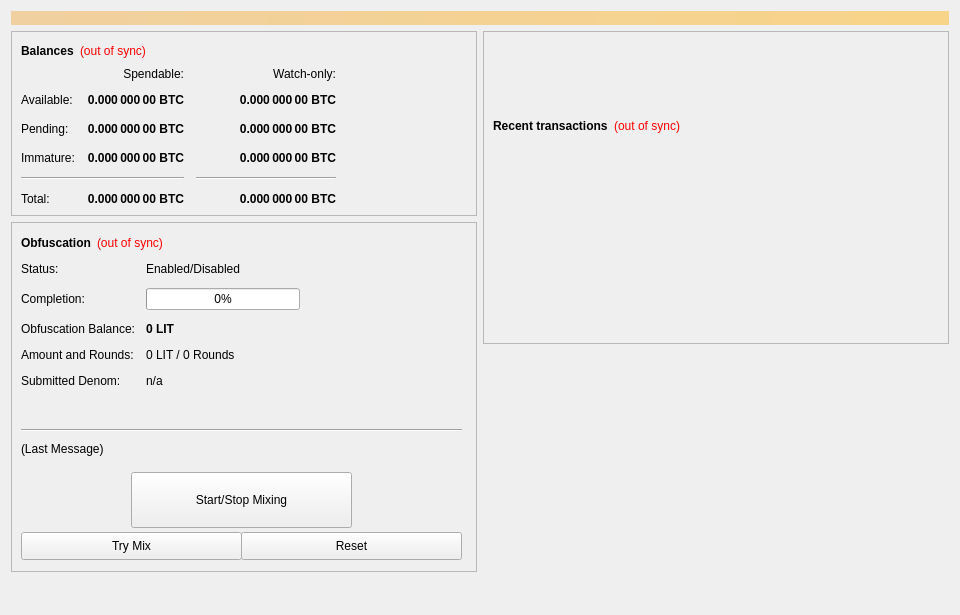
<?xml version="1.0" encoding="UTF-8"?>
<ui version="4.0">
 <class>OverviewPage</class>
 <widget class="QWidget" name="OverviewPage">
  <property name="geometry">
   <rect>
    <x>0</x>
    <y>0</y>
    <width>960</width>
    <height>615</height>
   </rect>
  </property>
  <property name="minimumSize">
   <size>
    <width>960</width>
    <height>0</height>
   </size>
  </property>
  <property name="windowTitle">
   <string>Form</string>
  </property>
  <layout class="QVBoxLayout" name="topLayout">
   <item>
    <widget class="QLabel" name="labelAlerts">
     <property name="visible">
      <bool>false</bool>
     </property>
     <property name="styleSheet">
      <string notr="true">background-color: qlineargradient(x1: 0, y1: 0, x2: 1, y2: 0, stop:0 #F0D0A0, stop:1 #F8D488); color:#000000;</string>
     </property>
     <property name="wordWrap">
      <bool>true</bool>
     </property>
     <property name="margin">
      <number>3</number>
     </property>
    </widget>
   </item>
   <item>
    <layout class="QHBoxLayout" name="horizontalLayout" stretch="1,1">
     <item>
      <layout class="QVBoxLayout" name="verticalLayout_2">
       <item>
        <widget class="QFrame" name="frame">
         <property name="frameShape">
          <enum>QFrame::StyledPanel</enum>
         </property>
         <property name="frameShadow">
          <enum>QFrame::Raised</enum>
         </property>
         <layout class="QVBoxLayout" name="verticalLayout_4">
          <item>
           <layout class="QHBoxLayout" name="horizontalLayout_4">
            <item>
             <widget class="QLabel" name="label_5">
              <property name="font">
               <font>
                <weight>75</weight>
                <bold>true</bold>
               </font>
              </property>
              <property name="text">
               <string>Balances</string>
              </property>
             </widget>
            </item>
            <item>
             <widget class="QLabel" name="labelWalletStatus">
              <property name="cursor">
               <cursorShape>WhatsThisCursor</cursorShape>
              </property>
              <property name="toolTip">
               <string>The displayed information may be out of date. Your wallet automatically synchronizes with the LIT network after a connection is established, but this process has not completed yet.</string>
              </property>
              <property name="styleSheet">
               <string notr="true">QLabel { color: red; }</string>
              </property>
              <property name="text">
               <string notr="true">(out of sync)</string>
              </property>
              <property name="alignment">
               <set>Qt::AlignLeading|Qt::AlignLeft|Qt::AlignVCenter</set>
              </property>
             </widget>
            </item>
            <item>
             <spacer name="horizontalSpacer_3">
              <property name="orientation">
               <enum>Qt::Horizontal</enum>
              </property>
              <property name="sizeHint" stdset="0">
               <size>
                <width>40</width>
                <height>20</height>
               </size>
              </property>
             </spacer>
            </item>
           </layout>
          </item>
          <item>
           <layout class="QGridLayout" name="gridLayout">
            <property name="spacing">
             <number>12</number>
            </property>
            <item row="2" column="2">
             <widget class="QLabel" name="labelWatchPending">
              <property name="font">
               <font>
                <weight>75</weight>
                <bold>true</bold>
               </font>
              </property>
              <property name="cursor">
               <cursorShape>IBeamCursor</cursorShape>
              </property>
              <property name="toolTip">
               <string>Unconfirmed transactions to watch-only addresses</string>
              </property>
              <property name="text">
               <string notr="true">0.000 000 00 BTC</string>
              </property>
              <property name="alignment">
               <set>Qt::AlignRight|Qt::AlignTrailing|Qt::AlignVCenter</set>
              </property>
              <property name="textInteractionFlags">
               <set>Qt::LinksAccessibleByMouse|Qt::TextSelectableByKeyboard|Qt::TextSelectableByMouse</set>
              </property>
             </widget>
            </item>
            <item row="2" column="1">
             <widget class="QLabel" name="labelUnconfirmed">
              <property name="font">
               <font>
                <weight>75</weight>
                <bold>true</bold>
               </font>
              </property>
              <property name="cursor">
               <cursorShape>IBeamCursor</cursorShape>
              </property>
              <property name="toolTip">
               <string>Total of transactions that have yet to be confirmed, and do not yet count toward the spendable balance</string>
              </property>
              <property name="text">
               <string notr="true">0.000 000 00 BTC</string>
              </property>
              <property name="alignment">
               <set>Qt::AlignRight|Qt::AlignTrailing|Qt::AlignVCenter</set>
              </property>
              <property name="textInteractionFlags">
               <set>Qt::LinksAccessibleByMouse|Qt::TextSelectableByKeyboard|Qt::TextSelectableByMouse</set>
              </property>
             </widget>
            </item>
            <item row="3" column="2">
             <widget class="QLabel" name="labelWatchImmature">
              <property name="font">
               <font>
                <weight>75</weight>
                <bold>true</bold>
               </font>
              </property>
              <property name="cursor">
               <cursorShape>IBeamCursor</cursorShape>
              </property>
              <property name="toolTip">
               <string>Staked or masternode rewards in watch-only addresses that has not yet matured</string>
              </property>
              <property name="text">
               <string notr="true">0.000 000 00 BTC</string>
              </property>
              <property name="alignment">
               <set>Qt::AlignRight|Qt::AlignTrailing|Qt::AlignVCenter</set>
              </property>
              <property name="textInteractionFlags">
               <set>Qt::LinksAccessibleByMouse|Qt::TextSelectableByKeyboard|Qt::TextSelectableByMouse</set>
              </property>
             </widget>
            </item>
            <item row="4" column="0" colspan="2">
             <widget class="Line" name="lineSpendableBalance">
              <property name="orientation">
               <enum>Qt::Horizontal</enum>
              </property>
             </widget>
            </item>
            <item row="4" column="2">
             <widget class="Line" name="lineWatchBalance">
              <property name="sizePolicy">
               <sizepolicy hsizetype="Preferred" vsizetype="Fixed">
                <horstretch>0</horstretch>
                <verstretch>0</verstretch>
               </sizepolicy>
              </property>
              <property name="minimumSize">
               <size>
                <width>140</width>
                <height>0</height>
               </size>
              </property>
              <property name="orientation">
               <enum>Qt::Horizontal</enum>
              </property>
             </widget>
            </item>
            <item row="5" column="0">
             <widget class="QLabel" name="labelTotalText">
              <property name="text">
               <string>Total:</string>
              </property>
             </widget>
            </item>
            <item row="3" column="1">
             <widget class="QLabel" name="labelImmature">
              <property name="font">
               <font>
                <weight>75</weight>
                <bold>true</bold>
               </font>
              </property>
              <property name="cursor">
               <cursorShape>IBeamCursor</cursorShape>
              </property>
              <property name="toolTip">
               <string>Staked or masternode rewards that has not yet matured</string>
              </property>
              <property name="text">
               <string notr="true">0.000 000 00 BTC</string>
              </property>
              <property name="alignment">
               <set>Qt::AlignRight|Qt::AlignTrailing|Qt::AlignVCenter</set>
              </property>
              <property name="textInteractionFlags">
               <set>Qt::LinksAccessibleByMouse|Qt::TextSelectableByKeyboard|Qt::TextSelectableByMouse</set>
              </property>
             </widget>
            </item>
            <item row="2" column="3">
             <spacer name="horizontalSpacer_2">
              <property name="orientation">
               <enum>Qt::Horizontal</enum>
              </property>
              <property name="sizeHint" stdset="0">
               <size>
                <width>40</width>
                <height>20</height>
               </size>
              </property>
             </spacer>
            </item>
            <item row="3" column="0">
             <widget class="QLabel" name="labelImmatureText">
              <property name="text">
               <string>Immature:</string>
              </property>
             </widget>
            </item>
            <item row="5" column="1">
             <widget class="QLabel" name="labelTotal">
              <property name="font">
               <font>
                <weight>75</weight>
                <bold>true</bold>
               </font>
              </property>
              <property name="cursor">
               <cursorShape>IBeamCursor</cursorShape>
              </property>
              <property name="toolTip">
               <string>Your current total balance</string>
              </property>
              <property name="text">
               <string notr="true">0.000 000 00 BTC</string>
              </property>
              <property name="alignment">
               <set>Qt::AlignRight|Qt::AlignTrailing|Qt::AlignVCenter</set>
              </property>
              <property name="textInteractionFlags">
               <set>Qt::LinksAccessibleByMouse|Qt::TextSelectableByKeyboard|Qt::TextSelectableByMouse</set>
              </property>
             </widget>
            </item>
            <item row="5" column="2">
             <widget class="QLabel" name="labelWatchTotal">
              <property name="font">
               <font>
                <weight>75</weight>
                <bold>true</bold>
               </font>
              </property>
              <property name="cursor">
               <cursorShape>IBeamCursor</cursorShape>
              </property>
              <property name="toolTip">
               <string>Current total balance in watch-only addresses</string>
              </property>
              <property name="text">
               <string notr="true">0.000 000 00 BTC</string>
              </property>
              <property name="alignment">
               <set>Qt::AlignRight|Qt::AlignTrailing|Qt::AlignVCenter</set>
              </property>
              <property name="textInteractionFlags">
               <set>Qt::LinksAccessibleByMouse|Qt::TextSelectableByKeyboard|Qt::TextSelectableByMouse</set>
              </property>
             </widget>
            </item>
            <item row="0" column="2">
             <widget class="QLabel" name="labelWatchonly">
              <property name="text">
               <string>Watch-only:</string>
              </property>
              <property name="alignment">
               <set>Qt::AlignRight|Qt::AlignTrailing|Qt::AlignVCenter</set>
              </property>
             </widget>
            </item>
            <item row="1" column="0">
             <widget class="QLabel" name="labelBalanceText">
              <property name="text">
               <string>Available:</string>
              </property>
             </widget>
            </item>
            <item row="1" column="1">
             <widget class="QLabel" name="labelBalance">
              <property name="font">
               <font>
                <weight>75</weight>
                <bold>true</bold>
               </font>
              </property>
              <property name="cursor">
               <cursorShape>IBeamCursor</cursorShape>
              </property>
              <property name="toolTip">
               <string>Your current spendable balance</string>
              </property>
              <property name="text">
               <string notr="true">0.000 000 00 BTC</string>
              </property>
              <property name="alignment">
               <set>Qt::AlignRight|Qt::AlignTrailing|Qt::AlignVCenter</set>
              </property>
              <property name="textInteractionFlags">
               <set>Qt::LinksAccessibleByMouse|Qt::TextSelectableByKeyboard|Qt::TextSelectableByMouse</set>
              </property>
             </widget>
            </item>
            <item row="1" column="2">
             <widget class="QLabel" name="labelWatchAvailable">
              <property name="font">
               <font>
                <weight>75</weight>
                <bold>true</bold>
               </font>
              </property>
              <property name="cursor">
               <cursorShape>IBeamCursor</cursorShape>
              </property>
              <property name="toolTip">
               <string>Your current balance in watch-only addresses</string>
              </property>
              <property name="text">
               <string notr="true">0.000 000 00 BTC</string>
              </property>
              <property name="alignment">
               <set>Qt::AlignRight|Qt::AlignTrailing|Qt::AlignVCenter</set>
              </property>
              <property name="textInteractionFlags">
               <set>Qt::LinksAccessibleByMouse|Qt::TextSelectableByKeyboard|Qt::TextSelectableByMouse</set>
              </property>
             </widget>
            </item>
            <item row="2" column="0">
             <widget class="QLabel" name="labelPendingText">
              <property name="text">
               <string>Pending:</string>
              </property>
             </widget>
            </item>
            <item row="0" column="1">
             <widget class="QLabel" name="labelSpendable">
              <property name="text">
               <string>Spendable:</string>
              </property>
              <property name="alignment">
               <set>Qt::AlignRight|Qt::AlignTrailing|Qt::AlignVCenter</set>
              </property>
             </widget>
            </item>
           </layout>
          </item>
         </layout>
        </widget>
       </item>
       <item>
        <widget class="QFrame" name="frameObfuscation">
         <property name="minimumSize">
          <size>
           <width>0</width>
           <height>350</height>
          </size>
         </property>
         <property name="layoutDirection">
          <enum>Qt::LeftToRight</enum>
         </property>
         <property name="frameShape">
          <enum>QFrame::StyledPanel</enum>
         </property>
         <property name="frameShadow">
          <enum>QFrame::Raised</enum>
         </property>
         <widget class="QWidget" name="formLayoutWidget">
          <property name="geometry">
           <rect>
            <x>10</x>
            <y>40</y>
            <width>451</width>
            <height>161</height>
           </rect>
          </property>
          <layout class="QFormLayout" name="formLayout">
           <property name="fieldGrowthPolicy">
            <enum>QFormLayout::AllNonFixedFieldsGrow</enum>
           </property>
           <property name="horizontalSpacing">
            <number>11</number>
           </property>
           <property name="verticalSpacing">
            <number>12</number>
           </property>
           <item row="0" column="0">
            <widget class="QLabel" name="label_6">
             <property name="text">
              <string>Status:</string>
             </property>
            </widget>
           </item>
           <item row="1" column="0">
            <widget class="QLabel" name="label_7">
             <property name="text">
              <string>Completion:</string>
             </property>
            </widget>
           </item>
           <item row="1" column="1">
            <widget class="QProgressBar" name="obfuscationProgress">
             <property name="maximumSize">
              <size>
               <width>154</width>
               <height>16777215</height>
              </size>
             </property>
             <property name="value">
              <number>0</number>
             </property>
            </widget>
           </item>
           <item row="2" column="0">
            <widget class="QLabel" name="labelAnonymizedText">
             <property name="text">
              <string>Obfuscation Balance:</string>
             </property>
            </widget>
           </item>
           <item row="2" column="1">
            <widget class="QLabel" name="labelAnonymized">
             <property name="font">
              <font>
               <weight>75</weight>
               <bold>true</bold>
              </font>
             </property>
             <property name="text">
              <string notr="true">0 LIT</string>
             </property>
            </widget>
           </item>
           <item row="3" column="0">
            <widget class="QLabel" name="label_8">
             <property name="text">
              <string>Amount and Rounds:</string>
             </property>
            </widget>
           </item>
           <item row="3" column="1">
            <widget class="QLabel" name="labelAmountRounds">
             <property name="text">
              <string>0 LIT / 0 Rounds</string>
             </property>
            </widget>
           </item>
           <item row="4" column="0">
            <widget class="QLabel" name="label_9">
             <property name="text">
              <string>Submitted Denom:</string>
             </property>
            </widget>
           </item>
           <item row="4" column="1">
            <widget class="QLabel" name="labelSubmittedDenom">
             <property name="toolTip">
              <string>The denominations you submitted to the Masternode.&lt;br&gt;To mix, other users must submit the exact same denominations.</string>
             </property>
             <property name="text">
              <string>n/a</string>
             </property>
            </widget>
           </item>
           <item row="0" column="1">
            <widget class="QLabel" name="obfuscationEnabled">
             <property name="text">
              <string>Enabled/Disabled</string>
             </property>
            </widget>
           </item>
          </layout>
         </widget>
         <widget class="QPushButton" name="runAutoDenom">
          <property name="geometry">
           <rect>
            <x>251</x>
            <y>17</y>
            <width>1</width>
            <height>1</height>
           </rect>
          </property>
          <property name="palette">
           <palette>
            <active>
             <colorrole role="WindowText">
              <brush brushstyle="SolidPattern">
               <color alpha="255">
                <red>0</red>
                <green>0</green>
                <blue>0</blue>
               </color>
              </brush>
             </colorrole>
             <colorrole role="Button">
              <brush brushstyle="SolidPattern">
               <color alpha="255">
                <red>239</red>
                <green>238</green>
                <blue>238</blue>
               </color>
              </brush>
             </colorrole>
             <colorrole role="Light">
              <brush brushstyle="SolidPattern">
               <color alpha="255">
                <red>255</red>
                <green>255</green>
                <blue>255</blue>
               </color>
              </brush>
             </colorrole>
             <colorrole role="Midlight">
              <brush brushstyle="SolidPattern">
               <color alpha="255">
                <red>247</red>
                <green>246</green>
                <blue>246</blue>
               </color>
              </brush>
             </colorrole>
             <colorrole role="Dark">
              <brush brushstyle="SolidPattern">
               <color alpha="255">
                <red>119</red>
                <green>119</green>
                <blue>119</blue>
               </color>
              </brush>
             </colorrole>
             <colorrole role="Mid">
              <brush brushstyle="SolidPattern">
               <color alpha="255">
                <red>159</red>
                <green>159</green>
                <blue>159</blue>
               </color>
              </brush>
             </colorrole>
             <colorrole role="Text">
              <brush brushstyle="SolidPattern">
               <color alpha="255">
                <red>0</red>
                <green>0</green>
                <blue>0</blue>
               </color>
              </brush>
             </colorrole>
             <colorrole role="BrightText">
              <brush brushstyle="SolidPattern">
               <color alpha="255">
                <red>255</red>
                <green>255</green>
                <blue>255</blue>
               </color>
              </brush>
             </colorrole>
             <colorrole role="ButtonText">
              <brush brushstyle="SolidPattern">
               <color alpha="255">
                <red>0</red>
                <green>0</green>
                <blue>0</blue>
               </color>
              </brush>
             </colorrole>
             <colorrole role="Base">
              <brush brushstyle="SolidPattern">
               <color alpha="255">
                <red>255</red>
                <green>255</green>
                <blue>255</blue>
               </color>
              </brush>
             </colorrole>
             <colorrole role="Window">
              <brush brushstyle="SolidPattern">
               <color alpha="255">
                <red>239</red>
                <green>238</green>
                <blue>238</blue>
               </color>
              </brush>
             </colorrole>
             <colorrole role="Shadow">
              <brush brushstyle="SolidPattern">
               <color alpha="255">
                <red>0</red>
                <green>0</green>
                <blue>0</blue>
               </color>
              </brush>
             </colorrole>
             <colorrole role="AlternateBase">
              <brush brushstyle="SolidPattern">
               <color alpha="255">
                <red>247</red>
                <green>246</green>
                <blue>246</blue>
               </color>
              </brush>
             </colorrole>
             <colorrole role="ToolTipBase">
              <brush brushstyle="SolidPattern">
               <color alpha="255">
                <red>255</red>
                <green>255</green>
                <blue>220</blue>
               </color>
              </brush>
             </colorrole>
             <colorrole role="ToolTipText">
              <brush brushstyle="SolidPattern">
               <color alpha="255">
                <red>0</red>
                <green>0</green>
                <blue>0</blue>
               </color>
              </brush>
             </colorrole>
            </active>
            <inactive>
             <colorrole role="WindowText">
              <brush brushstyle="SolidPattern">
               <color alpha="255">
                <red>0</red>
                <green>0</green>
                <blue>0</blue>
               </color>
              </brush>
             </colorrole>
             <colorrole role="Button">
              <brush brushstyle="SolidPattern">
               <color alpha="255">
                <red>239</red>
                <green>238</green>
                <blue>238</blue>
               </color>
              </brush>
             </colorrole>
             <colorrole role="Light">
              <brush brushstyle="SolidPattern">
               <color alpha="255">
                <red>255</red>
                <green>255</green>
                <blue>255</blue>
               </color>
              </brush>
             </colorrole>
             <colorrole role="Midlight">
              <brush brushstyle="SolidPattern">
               <color alpha="255">
                <red>247</red>
                <green>246</green>
                <blue>246</blue>
               </color>
              </brush>
             </colorrole>
             <colorrole role="Dark">
              <brush brushstyle="SolidPattern">
               <color alpha="255">
                <red>119</red>
                <green>119</green>
                <blue>119</blue>
               </color>
              </brush>
             </colorrole>
             <colorrole role="Mid">
              <brush brushstyle="SolidPattern">
               <color alpha="255">
                <red>159</red>
                <green>159</green>
                <blue>159</blue>
               </color>
              </brush>
             </colorrole>
             <colorrole role="Text">
              <brush brushstyle="SolidPattern">
               <color alpha="255">
                <red>0</red>
                <green>0</green>
                <blue>0</blue>
               </color>
              </brush>
             </colorrole>
             <colorrole role="BrightText">
              <brush brushstyle="SolidPattern">
               <color alpha="255">
                <red>255</red>
                <green>255</green>
                <blue>255</blue>
               </color>
              </brush>
             </colorrole>
             <colorrole role="ButtonText">
              <brush brushstyle="SolidPattern">
               <color alpha="255">
                <red>0</red>
                <green>0</green>
                <blue>0</blue>
               </color>
              </brush>
             </colorrole>
             <colorrole role="Base">
              <brush brushstyle="SolidPattern">
               <color alpha="255">
                <red>255</red>
                <green>255</green>
                <blue>255</blue>
               </color>
              </brush>
             </colorrole>
             <colorrole role="Window">
              <brush brushstyle="SolidPattern">
               <color alpha="255">
                <red>239</red>
                <green>238</green>
                <blue>238</blue>
               </color>
              </brush>
             </colorrole>
             <colorrole role="Shadow">
              <brush brushstyle="SolidPattern">
               <color alpha="255">
                <red>0</red>
                <green>0</green>
                <blue>0</blue>
               </color>
              </brush>
             </colorrole>
             <colorrole role="AlternateBase">
              <brush brushstyle="SolidPattern">
               <color alpha="255">
                <red>247</red>
                <green>246</green>
                <blue>246</blue>
               </color>
              </brush>
             </colorrole>
             <colorrole role="ToolTipBase">
              <brush brushstyle="SolidPattern">
               <color alpha="255">
                <red>255</red>
                <green>255</green>
                <blue>220</blue>
               </color>
              </brush>
             </colorrole>
             <colorrole role="ToolTipText">
              <brush brushstyle="SolidPattern">
               <color alpha="255">
                <red>0</red>
                <green>0</green>
                <blue>0</blue>
               </color>
              </brush>
             </colorrole>
            </inactive>
            <disabled>
             <colorrole role="WindowText">
              <brush brushstyle="SolidPattern">
               <color alpha="255">
                <red>119</red>
                <green>119</green>
                <blue>119</blue>
               </color>
              </brush>
             </colorrole>
             <colorrole role="Button">
              <brush brushstyle="SolidPattern">
               <color alpha="255">
                <red>239</red>
                <green>238</green>
                <blue>238</blue>
               </color>
              </brush>
             </colorrole>
             <colorrole role="Light">
              <brush brushstyle="SolidPattern">
               <color alpha="255">
                <red>255</red>
                <green>255</green>
                <blue>255</blue>
               </color>
              </brush>
             </colorrole>
             <colorrole role="Midlight">
              <brush brushstyle="SolidPattern">
               <color alpha="255">
                <red>247</red>
                <green>246</green>
                <blue>246</blue>
               </color>
              </brush>
             </colorrole>
             <colorrole role="Dark">
              <brush brushstyle="SolidPattern">
               <color alpha="255">
                <red>119</red>
                <green>119</green>
                <blue>119</blue>
               </color>
              </brush>
             </colorrole>
             <colorrole role="Mid">
              <brush brushstyle="SolidPattern">
               <color alpha="255">
                <red>159</red>
                <green>159</green>
                <blue>159</blue>
               </color>
              </brush>
             </colorrole>
             <colorrole role="Text">
              <brush brushstyle="SolidPattern">
               <color alpha="255">
                <red>119</red>
                <green>119</green>
                <blue>119</blue>
               </color>
              </brush>
             </colorrole>
             <colorrole role="BrightText">
              <brush brushstyle="SolidPattern">
               <color alpha="255">
                <red>255</red>
                <green>255</green>
                <blue>255</blue>
               </color>
              </brush>
             </colorrole>
             <colorrole role="ButtonText">
              <brush brushstyle="SolidPattern">
               <color alpha="255">
                <red>119</red>
                <green>119</green>
                <blue>119</blue>
               </color>
              </brush>
             </colorrole>
             <colorrole role="Base">
              <brush brushstyle="SolidPattern">
               <color alpha="255">
                <red>239</red>
                <green>238</green>
                <blue>238</blue>
               </color>
              </brush>
             </colorrole>
             <colorrole role="Window">
              <brush brushstyle="SolidPattern">
               <color alpha="255">
                <red>239</red>
                <green>238</green>
                <blue>238</blue>
               </color>
              </brush>
             </colorrole>
             <colorrole role="Shadow">
              <brush brushstyle="SolidPattern">
               <color alpha="255">
                <red>0</red>
                <green>0</green>
                <blue>0</blue>
               </color>
              </brush>
             </colorrole>
             <colorrole role="AlternateBase">
              <brush brushstyle="SolidPattern">
               <color alpha="255">
                <red>239</red>
                <green>238</green>
                <blue>238</blue>
               </color>
              </brush>
             </colorrole>
             <colorrole role="ToolTipBase">
              <brush brushstyle="SolidPattern">
               <color alpha="255">
                <red>255</red>
                <green>255</green>
                <blue>220</blue>
               </color>
              </brush>
             </colorrole>
             <colorrole role="ToolTipText">
              <brush brushstyle="SolidPattern">
               <color alpha="255">
                <red>0</red>
                <green>0</green>
                <blue>0</blue>
               </color>
              </brush>
             </colorrole>
            </disabled>
           </palette>
          </property>
          <property name="focusPolicy">
           <enum>Qt::NoFocus</enum>
          </property>
          <property name="autoFillBackground">
           <bool>true</bool>
          </property>
          <property name="text">
           <string/>
          </property>
          <property name="flat">
           <bool>true</bool>
          </property>
         </widget>
         <widget class="QPushButton" name="toggleObfuscation">
          <property name="geometry">
           <rect>
            <x>120</x>
            <y>250</y>
            <width>221</width>
            <height>56</height>
           </rect>
          </property>
          <property name="sizePolicy">
           <sizepolicy hsizetype="MinimumExpanding" vsizetype="Fixed">
            <horstretch>0</horstretch>
            <verstretch>0</verstretch>
           </sizepolicy>
          </property>
          <property name="text">
           <string>Start/Stop Mixing</string>
          </property>
         </widget>
         <widget class="Line" name="lineLastMessage">
          <property name="geometry">
           <rect>
            <x>10</x>
            <y>200</y>
            <width>441</width>
            <height>16</height>
           </rect>
          </property>
          <property name="orientation">
           <enum>Qt::Horizontal</enum>
          </property>
         </widget>
         <widget class="QLabel" name="obfuscationStatus">
          <property name="geometry">
           <rect>
            <x>10</x>
            <y>220</y>
            <width>451</width>
            <height>61</height>
           </rect>
          </property>
          <property name="minimumSize">
           <size>
            <width>288</width>
            <height>43</height>
           </size>
          </property>
          <property name="text">
           <string>(Last Message)</string>
          </property>
          <property name="alignment">
           <set>Qt::AlignLeading|Qt::AlignLeft|Qt::AlignTop</set>
          </property>
          <property name="wordWrap">
           <bool>true</bool>
          </property>
         </widget>
         <widget class="QPushButton" name="obfuscationAuto">
          <property name="geometry">
           <rect>
            <x>10</x>
            <y>310</y>
            <width>221</width>
            <height>28</height>
           </rect>
          </property>
          <property name="sizePolicy">
           <sizepolicy hsizetype="MinimumExpanding" vsizetype="Fixed">
            <horstretch>0</horstretch>
            <verstretch>0</verstretch>
           </sizepolicy>
          </property>
          <property name="toolTip">
           <string>Try to manually submit a Obfuscation request.</string>
          </property>
          <property name="text">
           <string>Try Mix</string>
          </property>
         </widget>
         <widget class="QPushButton" name="obfuscationReset">
          <property name="geometry">
           <rect>
            <x>230</x>
            <y>310</y>
            <width>221</width>
            <height>28</height>
           </rect>
          </property>
          <property name="sizePolicy">
           <sizepolicy hsizetype="MinimumExpanding" vsizetype="Fixed">
            <horstretch>0</horstretch>
            <verstretch>0</verstretch>
           </sizepolicy>
          </property>
          <property name="toolTip">
           <string>Reset the current status of Obfuscation (can interrupt Obfuscation if it's in the process of Mixing, which can cost you money!)</string>
          </property>
          <property name="autoFillBackground">
           <bool>false</bool>
          </property>
          <property name="text">
           <string>Reset</string>
          </property>
         </widget>
         <widget class="QWidget" name="layoutWidget">
          <property name="geometry">
           <rect>
            <x>10</x>
            <y>10</y>
            <width>431</width>
            <height>22</height>
           </rect>
          </property>
          <layout class="QHBoxLayout" name="horizontalLayout_5">
           <item>
            <widget class="QLabel" name="label_2">
             <property name="font">
              <font>
               <weight>75</weight>
               <bold>true</bold>
              </font>
             </property>
             <property name="text">
              <string>Obfuscation</string>
             </property>
            </widget>
           </item>
           <item>
            <widget class="QLabel" name="labelObfuscationSyncStatus">
             <property name="toolTip">
              <string>The displayed information may be out of date. Your wallet automatically synchronizes with the LIT network after a connection is established, but this process has not completed yet.</string>
             </property>
             <property name="styleSheet">
              <string notr="true">QLabel { color: red; }</string>
             </property>
             <property name="text">
              <string notr="true">(out of sync)</string>
             </property>
             <property name="alignment">
              <set>Qt::AlignLeading|Qt::AlignLeft|Qt::AlignVCenter</set>
             </property>
            </widget>
           </item>
           <item>
            <spacer name="horizontalSpacer_4">
             <property name="orientation">
              <enum>Qt::Horizontal</enum>
             </property>
             <property name="sizeHint" stdset="0">
              <size>
               <width>40</width>
               <height>20</height>
              </size>
             </property>
            </spacer>
           </item>
          </layout>
         </widget>
        </widget>
       </item>
       <item>
        <spacer name="verticalSpacer">
         <property name="orientation">
          <enum>Qt::Vertical</enum>
         </property>
         <property name="sizeHint" stdset="0">
          <size>
           <width>20</width>
           <height>40</height>
          </size>
         </property>
        </spacer>
       </item>
      </layout>
     </item>
     <item>
      <layout class="QVBoxLayout" name="verticalLayout_3">
       <item>
        <widget class="QFrame" name="frame_2">
         <property name="frameShape">
          <enum>QFrame::StyledPanel</enum>
         </property>
         <property name="frameShadow">
          <enum>QFrame::Raised</enum>
         </property>
         <layout class="QVBoxLayout" name="verticalLayout">
          <item>
           <spacer name="verticalSpacer_3">
            <property name="orientation">
             <enum>Qt::Vertical</enum>
            </property>
            <property name="sizeType">
             <enum>QSizePolicy::Fixed</enum>
            </property>
            <property name="sizeHint" stdset="0">
             <size>
              <width>20</width>
              <height>75</height>
             </size>
            </property>
           </spacer>
          </item>
          <item>
           <layout class="QHBoxLayout" name="horizontalLayout_2">
            <item>
             <widget class="QLabel" name="label_4">
              <property name="font">
               <font>
                <weight>75</weight>
                <bold>true</bold>
               </font>
              </property>
              <property name="text">
               <string>Recent transactions</string>
              </property>
             </widget>
            </item>
            <item>
             <widget class="QLabel" name="labelTransactionsStatus">
              <property name="cursor">
               <cursorShape>WhatsThisCursor</cursorShape>
              </property>
              <property name="toolTip">
               <string>The displayed information may be out of date. Your wallet automatically synchronizes with the LIT network after a connection is established, but this process has not completed yet.</string>
              </property>
              <property name="styleSheet">
               <string notr="true">QLabel { color: red; }</string>
              </property>
              <property name="text">
               <string notr="true">(out of sync)</string>
              </property>
              <property name="alignment">
               <set>Qt::AlignRight|Qt::AlignTrailing|Qt::AlignVCenter</set>
              </property>
             </widget>
            </item>
            <item>
             <spacer name="horizontalSpacer">
              <property name="orientation">
               <enum>Qt::Horizontal</enum>
              </property>
              <property name="sizeHint" stdset="0">
               <size>
                <width>40</width>
                <height>20</height>
               </size>
              </property>
             </spacer>
            </item>
           </layout>
          </item>
          <item>
           <widget class="QListView" name="listTransactions">
            <property name="styleSheet">
             <string notr="true">QListView { background: transparent; }</string>
            </property>
            <property name="frameShape">
             <enum>QFrame::NoFrame</enum>
            </property>
            <property name="verticalScrollBarPolicy">
             <enum>Qt::ScrollBarAlwaysOff</enum>
            </property>
            <property name="horizontalScrollBarPolicy">
             <enum>Qt::ScrollBarAlwaysOff</enum>
            </property>
            <property name="selectionMode">
             <enum>QAbstractItemView::NoSelection</enum>
            </property>
           </widget>
          </item>
         </layout>
        </widget>
       </item>
       <item>
        <spacer name="verticalSpacer_2">
         <property name="orientation">
          <enum>Qt::Vertical</enum>
         </property>
         <property name="sizeType">
          <enum>QSizePolicy::Expanding</enum>
         </property>
         <property name="sizeHint" stdset="0">
          <size>
           <width>20</width>
           <height>40</height>
          </size>
         </property>
        </spacer>
       </item>
      </layout>
     </item>
    </layout>
   </item>
  </layout>
 </widget>
 <resources/>
 <connections/>
</ui>
